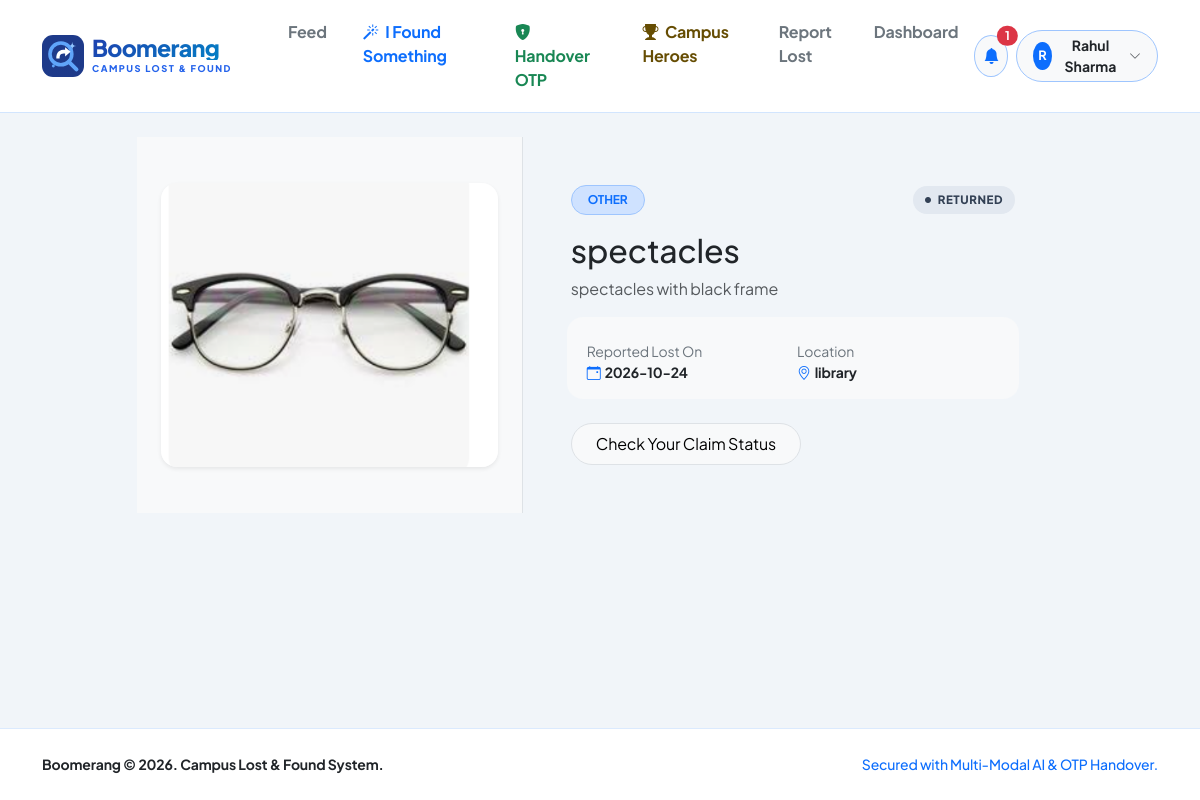
Screenshot of /item/8 (signed in) with the database file from the repository.
### tables this page shows
CREATE TABLE users (
        id INTEGER PRIMARY KEY AUTOINCREMENT,
        name TEXT,
        email TEXT UNIQUE,
        phone TEXT,
        dept TEXT,
        pw TEXT,
        role TEXT DEFAULT 'user'
    , karma INTEGER DEFAULT 0);

CREATE TABLE items (
        id INTEGER PRIMARY KEY AUTOINCREMENT,
        owner_id INTEGER,
        name TEXT,
        category TEXT,
        date TEXT,
        place TEXT,
        description TEXT,
        photo TEXT,
        features TEXT,
        status TEXT DEFAULT 'lost',
        created TIMESTAMP DEFAULT CURRENT_TIMESTAMP
    );

### app.py (the view, shortened to what this page needs)
@app.route("/item/<int:iid>")
def item(iid):
    it = q("SELECT * FROM items WHERE id=?", (iid,), one=True)
    if not it:
        abort(404)
    u = me()
    is_owner = u and (u["id"] == it["owner_id"])
    owner = q("SELECT name, dept, email, phone FROM users WHERE id=?", (it["owner_id"],), one=True)
    claims = []
    my_claim = None
    if u and not is_owner:
        my_claim = q("SELECT * FROM claims WHERE item_id=? AND finder_id=? ORDER BY id DESC LIMIT 1", (iid, u["id"]), one=True)
    return render_template("item.html", it=it, is_owner=is_owner, owner=owner, claims=claims, my_claim=my_claim)

### app.py (called while the page is built)
def db():
    if "db" not in g:
        g.db = sqlite3.connect(DB)
        g.db.row_factory = sqlite3.Row
    return g.db

def q(sql, args=(), one=False, commit=False):
    cur = db().execute(sql, args)
    if commit:
        db().commit()
        return cur.lastrowid
    rows = cur.fetchall()
    return (rows[0] if rows else None) if one else rows

def me():
    if "uid" in session:
        return q("SELECT * FROM users WHERE id=?", (session["uid"],), one=True)
    return None

@app.context_processor
def inject():
    u = me()
    unread_count = 0
    if u:
        row = q("SELECT COUNT(*) c FROM notes WHERE user_id=? AND seen=0", (u["id"],), one=True)
        unread_count = row["c"] if row else 0
    return dict(current_user=u, unread=unread_count, mask=mask, categories=CATEGORIES)

### templates/item.html (shortened to what this page needs)
{% extends "base.html" %}
{% block content %}
<div class="row justify-content-center">
    <div class="col-lg-10">
        <div class="card-modern overflow-hidden mb-4">
            <div class="row g-0">
                <div class="col-md-5 bg-light d-flex align-items-center justify-content-center p-4 border-end">
                    {% if it.photo %}
                    <img src="{{ url_for('static', filename='uploads/' + it.photo) }}" class="img-fluid rounded-4 shadow-sm" style="max-height: 380px; width: 100%; object-fit: contain;" alt="{{ it.name }}">
                    {% else %}
                    <div class="text-center p-5 text-muted">
                        <i class="bi bi-image fs-1 d-block mb-2 opacity-50"></i>
                        <span class="small fw-semibold">No Owner Photo Uploaded</span>
                    </div>
                    {% endif %}
                </div>
                <div class="col-md-7 p-4 p-md-5 d-flex flex-column">
                    <div class="d-flex justify-content-between align-items-center mb-3">
                        <span class="badge bg-primary-subtle text-primary border border-primary-subtle px-3 py-2 rounded-pill fw-bold text-uppercase" style="font-size: 0.75rem;">
                            {{ it.category }}
                        </span>
                        <span class="status-pill status-{{ it.status }}">
                            <i class="bi bi-circle-fill" style="font-size: 6px;"></i> {{ it.status }}
                        </span>
                    </div>
                    <h2 class="fw-extrabold mb-2 text-dark">{{ it.name }}</h2>
                    <p class="text-muted mb-4">{{ it.description }}</p>
                    <div class="row g-2 mb-4 p-3 bg-light rounded-4 small">
                        <div class="col-6">
                            <span class="text-secondary d-block">Reported Lost On</span>
                            <strong class="text-dark"><i class="bi bi-calendar-event me-1 text-primary"></i>{{ it.date }}</strong>
                        </div>
                        <div class="col-6">
                            <span class="text-secondary d-block">Location</span>
                            <strong class="text-dark"><i class="bi bi-geo-alt me-1 text-primary"></i>{{ it.place or 'Campus' }}</strong>
                        </div>
                    </div>
                    <div class="mt-auto d-flex gap-2 flex-wrap">
                        {% if my_claim %}
                        <a href="{{ url_for('claim', cid=my_claim.id) }}" class="btn btn-light border rounded-pill px-4 py-2">
                            Check Your Claim Status
                        </a>
                        {% endif %}
                    </div>
                </div>
            </div>
        </div>
    </div>
</div>
{% endblock %}

### templates/base.html (shortened to what this page needs)
<!DOCTYPE html>
<html lang="en">
<head>
    <link href="https://cdn.jsdelivr.net/npm/bootstrap@5.3.3/dist/css/bootstrap.min.css" rel="stylesheet">
    <link href="https://cdn.jsdelivr.net/npm/bootstrap-icons@1.11.3/font/bootstrap-icons.min.css" rel="stylesheet">
</head>
<body>
    <nav class="navbar navbar-expand-lg glass-nav sticky-top">
        <div class="container py-1">
            <a class="navbar-brand d-flex align-items-center gap-2 text-decoration-none" href="{{ url_for('index') }}">
                <div class="d-flex flex-column">
                    <span class="brand-title">Boomerang</span>
                    <span class="brand-subtitle">CAMPUS LOST & FOUND</span>
                </div>
            </a>
            <div class="collapse navbar-collapse" id="navContent">
                <ul class="navbar-nav me-auto mb-2 mb-lg-0 ms-lg-4 gap-1">
                    <li class="nav-item"><a class="nav-link fw-bold px-3 text-secondary" href="{{ url_for('index') }}">Feed</a></li>
                    <li class="nav-item">
                        <a class="nav-link fw-bold px-3 text-primary" href="{{ url_for('found_new') }}">
                            <i class="bi bi-magic me-1"></i> I Found Something
                        </a>
                    </li>
                    <li class="nav-item">
                        <a class="nav-link fw-bold px-3 text-success" href="{{ url_for('otp_verify_page') }}">
                            <i class="bi bi-shield-lock-fill me-1"></i> Handover OTP
                        </a>
                    </li>
                    <li class="nav-item">
                        <a class="nav-link fw-bold px-3 text-warning-emphasis" href="{{ url_for('leaderboard') }}">
                            <i class="bi bi-trophy-fill me-1"></i> Campus Heroes
                        </a>
                    </li>
                    {% if current_user %}
                    <li class="nav-item"><a class="nav-link fw-bold px-3 text-secondary" href="{{ url_for('lost_new') }}">Report Lost</a></li>
                    <li class="nav-item"><a class="nav-link fw-bold px-3 text-secondary" href="{{ url_for('dashboard') }}">Dashboard</a></li>
                    {% endif %}
                </ul>
                <div class="d-flex align-items-center gap-2">
                    {% if current_user %}
                    <a href="{{ url_for('notifications') }}" class="btn btn-light rounded-circle position-relative border border-primary-subtle p-2" title="Notifications">
                        <i class="bi bi-bell-fill text-primary fs-6"></i>
                        {% if unread > 0 %}
                        <span class="position-absolute top-0 start-100 translate-middle badge rounded-pill bg-danger">{{ unread }}</span>
                        {% endif %}
                    </a>
                    <div class="dropdown">
                        <button class="btn btn-light border border-primary-subtle rounded-pill d-flex align-items-center gap-2 py-1 px-3" type="button" data-bs-toggle="dropdown">
                            <span class="bg-primary text-white rounded-circle d-inline-flex align-items-center justify-content-center fw-bold" style="width: 28px; height: 28px; font-size: 0.8rem;">
                                {{ current_user.name[0]|upper }}
                            </span>
                            <span class="fw-bold small text-dark">{{ current_user.name }}</span>
                            <i class="bi bi-chevron-down text-muted" style="font-size: 0.75rem;"></i>
                        </button>
                    </div>
                    {% else %}
                    <a href="{{ url_for('login') }}" class="btn btn-light border rounded-pill px-4 fw-bold text-primary">Login</a>
                    <a href="{{ url_for('register') }}" class="btn btn-boomerang px-4">Register</a>
                    {% endif %}
                </div>
            </div>
        </div>
    </nav>
    <main class="container my-4 flex-grow-1">
        {% block content %}{% endblock %}
    </main>
    <footer class="footer-boomerang text-center small text-muted">
        <div class="container">
            <div class="d-flex justify-content-between align-items-center flex-column flex-md-row gap-2">
                <div class="fw-bold text-dark">Boomerang &copy; 2026. Campus Lost & Found System.</div>
                <div class="text-primary fw-medium">Secured with Multi-Modal AI & OTP Handover.</div>
            </div>
        </div>
    </footer>
</body>
</html>

### templates/base.html (style rules this page uses)
:root { --blue-950: #0a0f1d; --blue-900: #0f172a; --blue-800: #1e3a8a; --blue-700: #1d4ed8; --blue-600: #2563eb; --blue-500: #3b82f6; --blue-100: #dbeafe; }
body { font-family: 'Plus Jakarta Sans', sans-serif; background-color: #f1f5f9; color: #0f172a; min-height: 100vh; display: flex; flex-direction: column; letter-spacing: -0.01em; }
.glass-nav { background: rgba(255, 255, 255, 0.95); backdrop-filter: blur(14px); -webkit-backdrop-filter: blur(14px); border-bottom: 1px solid rgba(191, 219, 254, 0.7); }
.brand-title { font-size: 1.45rem; font-weight: 900; line-height: 1; letter-spacing: -0.03em; background: linear-gradient(135deg, #1e40af 0%, #0284c7 100%); -webkit-background-clip: text; -webkit-text-fill-color: transparent; }
.brand-subtitle { font-size: 0.58rem; font-weight: 800; letter-spacing: 0.16em; color: #2563eb; margin-top: 2px; text-transform: uppercase; }
.status-pill { display: inline-flex; align-items: center; gap: 6px; font-size: 0.72rem; font-weight: 800; padding: 5px 12px; border-radius: 9999px; text-transform: uppercase; letter-spacing: 0.05em; }
.status-returned { background: #e2e8f0; color: #334155; }
.footer-boomerang { margin-top: auto; background: #ffffff; border-top: 1px solid #dbeafe; padding: 25px 0; }

### rows the page displays
users: name "R", name "Rahul Sharma"
items: photo (picture), category "OTHER", status "RETURNED", name "spectacles", description "spectacles with black frame", date "2026-10-24", place "library"

### other values shown
{{ unread }} "1"
